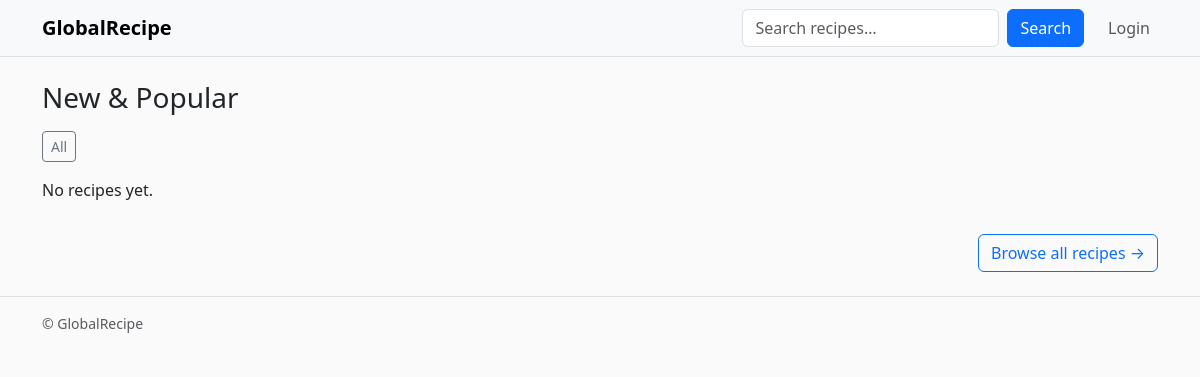
Before: / with the older database file.
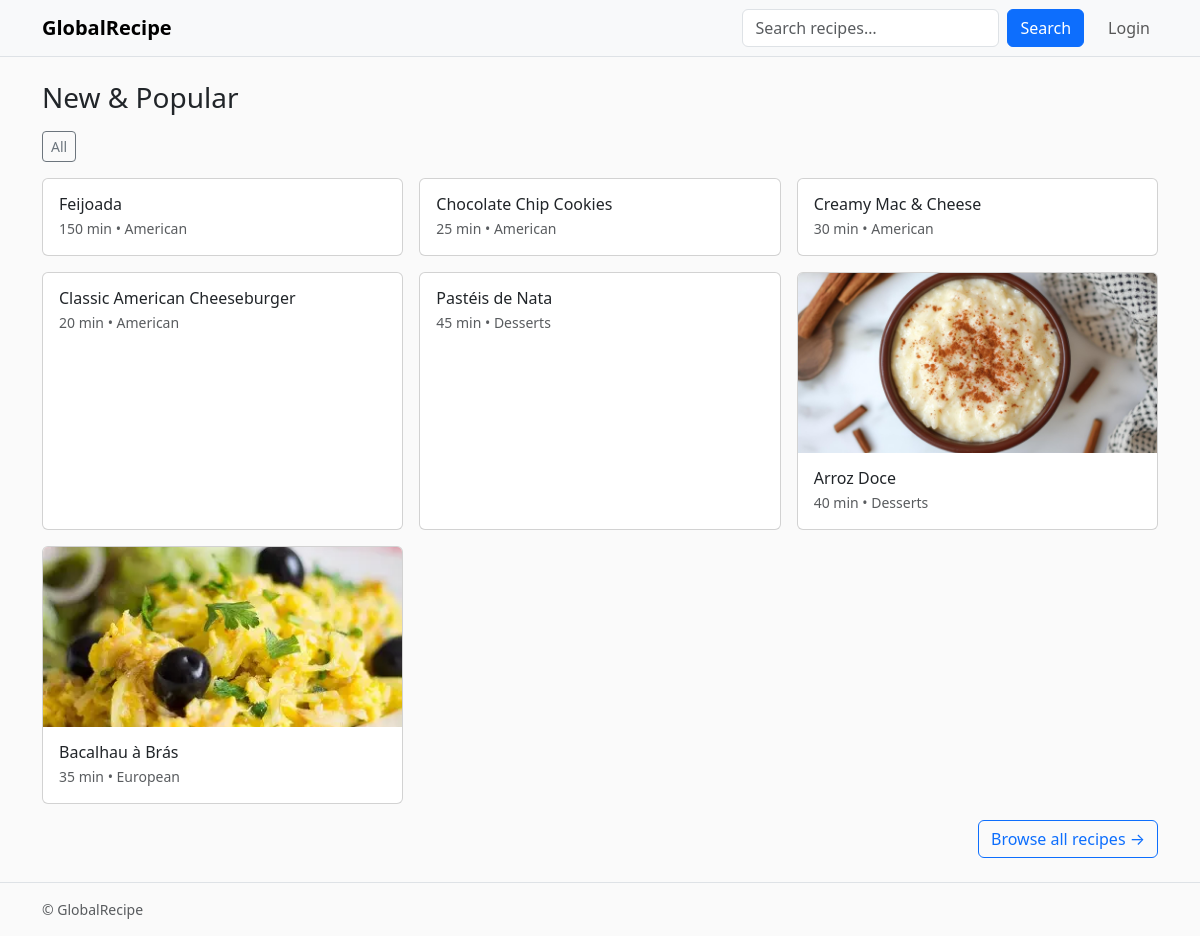
After: the same page with the newer database file.
### recipe_app/models.py (models this page shows, shortened)
class Recipe(models.Model):
    CATEGORY_CHOICES = [
        ("african", "African"),
        ("asian", "Asian"),
        ("european", "European"),
        ("american", "American"),
        ("vegan", "Vegan"),
        ("desserts", "Desserts"),
        ("quick", "Quick"),
        ("other", "Other"),
    ]
    title = models.CharField(max_length=200)
    slug = models.SlugField(max_length=220, unique=True, blank=True)
    author = models.ForeignKey(User, on_delete=models.CASCADE, related_name="recipes")
    category = models.CharField(max_length=20, choices=CATEGORY_CHOICES, default="other")
    description = models.TextField(blank=True)
    cooking_time_min = models.PositiveIntegerField(default=0)
    servings = models.PositiveIntegerField(default=1)
    image = models.ImageField(upload_to="recipe_images/", blank=True, null=True)
    rating = models.DecimalField(max_digits=2, decimal_places=1, default=Decimal("0.0"))
    tags = models.ManyToManyField(Tag, blank=True, related_name="recipes")
    created_at = models.DateTimeField(auto_now_add=True)
    updated_at = models.DateTimeField(auto_now=True)
    class Meta:
        ordering = ["-created_at"]

### recipe_app/views.py (the view)
# urls.py: path('', views.HomeView.as_view(), name='home'),
class HomeView(ListView):
    template_name = "recipe_app/home.html"
    context_object_name = "recipes"
    paginate_by = 8
    def get_queryset(self):
        return Recipe.objects.select_related("author").prefetch_related("tags").order_by("-created_at")[:8]
    def get_context_data(self, **kwargs):
        ctx = super().get_context_data(**kwargs)
        ctx["tags"] = Tag.objects.all()
        return ctx

### recipe_app/templates/recipe_app/home.html (shortened to what this page needs)
{% extends "recipe_app/base.html" %}
{% load static %}
{% block content %}
<h1 class="h3 mb-3">New & Popular</h1>
<div class="mb-3">
  <a class="btn btn-sm btn-outline-secondary me-2" href="{% url 'recipe_app:recipe_list' %}">All</a>
</div>
<div class="row row-cols-1 row-cols-sm-2 row-cols-lg-3 g-3">
  {% for r in recipes %}
  <div class="col">
    <a class="card h-100 text-decoration-none text-body" href="{% url 'recipe_app:recipe_detail' r.pk %}">
      {% if r.image %}
        <img class="card-img-top object-fit-cover" style="height:180px" src="{{ r.image.url }}" alt="{{ r.title }}">
      {% endif %}
      <div class="card-body">
        <h2 class="h6 mb-1">{{ r.title }}</h2>
        <div class="text-muted small"> {{ r.cooking_time_min }} min • {{ r.get_category_display }}</div>
      </div>
    </a>
  </div>
  {% empty %}
    <p>No recipes yet.</p>
  {% endfor %}
</div>
<div class="text-end mt-3">
  <a class="btn btn-outline-primary" href="{% url 'recipe_app:recipe_list' %}">Browse all recipes →</a>
</div>
{% endblock %}

### recipe_app/templates/recipe_app/base.html (shortened to what this page needs)
<!doctype html>
<html lang="en">
<head>
  <link href="https://cdn.jsdelivr.net/npm/bootstrap@5.3.3/dist/css/bootstrap.min.css" rel="stylesheet">
  {% load static %}
<link rel="stylesheet" href="{% static 'recipe_app/styles.css' %}">
</head>
<body>
<nav class="navbar navbar-expand-lg bg-light border-bottom sticky-top">
  <div class="container">
    <a class="navbar-brand fw-bold" href="{% url 'recipe_app:home' %}">GlobalRecipe</a>
    <div id="nav" class="collapse navbar-collapse">
      <form class="d-flex ms-auto" role="search" action="{% url 'recipe_app:recipe_list' %}">
        <input class="form-control me-2" type="search" name="q" placeholder="Search recipes…" value="{{ q|default:'' }}">
        <button class="btn btn-primary">Search</button>
      </form>
      <ul class="navbar-nav ms-3">
        {% if user.is_authenticated %}
  <li class="nav-item">
    <a class="nav-link" href="{% url 'recipe_app:recipe_add' %}">Add Recipe</a>
  </li>
  <li class="nav-item">
    <form method="POST" action="{% url 'logout' %}">
      {% csrf_token %}
      <button type="submit" class="nav-link btn btn-link p-0">
        Logout
      </button>
    </form>
  </li>
{% else %}
  <li class="nav-item">
    <a class="nav-link" href="{% url 'login' %}">Login</a>
  </li>
{% endif %}
      </ul>
    </div>
  </div>
</nav>
<main class="py-4">
  <div class="container">
    {% block content %}{% endblock %}
  </div>
</main>
<footer class="border-top py-3">
  <div class="container small text-muted">
    © {{ now|date:"Y" }} GlobalRecipe
  </div>
</footer>
</body>
</html>

### recipe_app/static/recipe_app/styles.css (style rules this page uses)
body { background: #fafafa; }

Changed rows visible on the page:
added Recipe: title "Feijoada", cooking_time_min "150", category "American"
added Recipe: title "Chocolate Chip Cookies", cooking_time_min "25", category "American"
added Recipe: title "Creamy Mac & Cheese", cooking_time_min "30", category "American"
added Recipe: title "Classic American Cheeseburger", cooking_time_min "20", category "American"
added Recipe: title "Pastéis de Nata", cooking_time_min "45", category "Desserts"
added Recipe: image (picture), title "Arroz Doce", cooking_time_min "40", category "Desserts"
added Recipe: image (picture), title "Bacalhau à Brás", cooking_time_min "35", category "European"
Other visible differences:
text no longer shown: "No recipes yet."
